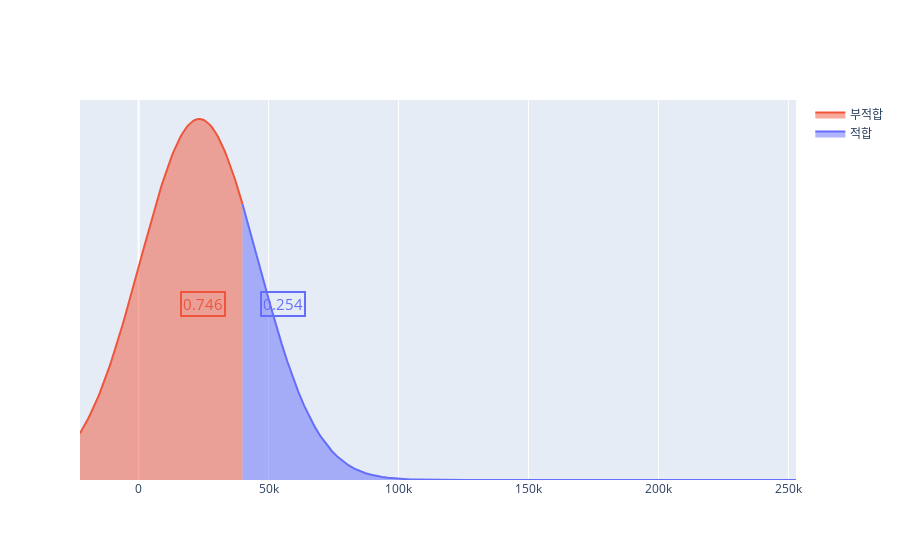

Notebook cell for this chart:
### Code cell
density_pro, density_pro_negative = cal_norm(df_density['인구밀도(km^2)'].mean(),
                                             df_density['인구밀도(km^2)'].std(),
                                             df_density['인구밀도(km^2)'].min(),
                                             df_density['인구밀도(km^2)'].max(),
                                             density_standard,
                                             False)
